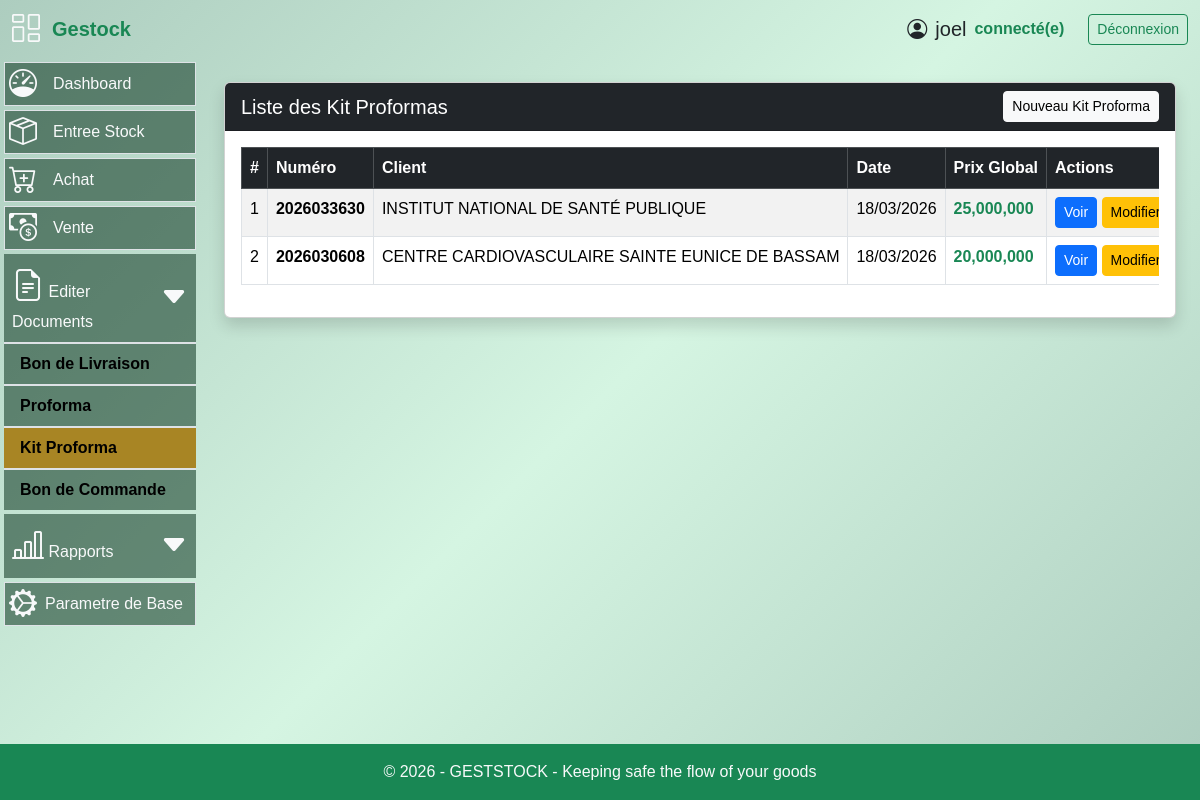
/kit-proforma (signed in), run on an earlier commit of the app's database.
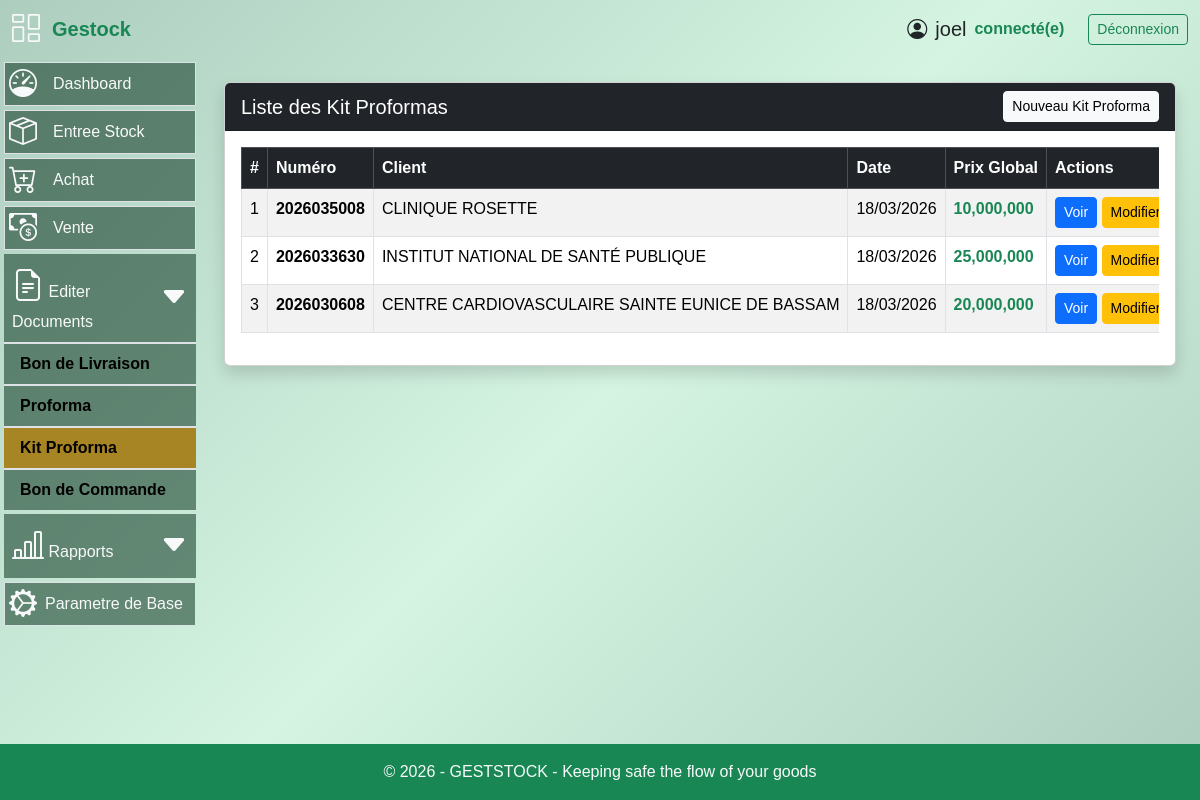
And on a later commit of the database.
### models.py (models this page shows, shortened)
class KitProforma(db.Model):
    id = db.Column(db.Integer, primary_key=True)
    numero = db.Column(db.String(50), unique=True, nullable=False)
    client_id = db.Column(
        db.Integer,
        db.ForeignKey("client.id"),
        nullable=False
    )
    blocs = db.relationship(
    "BlocKit",
    backref="kit",
    cascade="all, delete-orphan"
    )
    date = db.Column(db.DateTime, default=datetime.utcnow)
    attn = db.Column(db.String(100))
    condition_paiement = db.Column(db.String(200))
    delai_livraison = db.Column(db.String(200))
    garantie = db.Column(db.String(200))
    prix_global = db.Column(db.Float)
    client = db.relationship("Client")
    lignes = db.relationship(
        "LigneKitProforma",
        backref="kit",
        cascade="all, delete-orphan"
    )

class Client(db.Model):
    __tablename__ = "client"
    id = db.Column(db.Integer, primary_key=True)
    nom_client = db.Column(db.String(100), nullable=False)
    telephone = db.Column(db.String(30))
    adresse = db.Column(db.String(255), nullable=False)
    attn = db.Column(db.String(255))
    bons_commande = db.relationship(
        "BonCommande",
        back_populates="client",
        cascade="all, delete-orphan"
    )
    bons_livraison = db.relationship(
        "BonLivraison",
        back_populates="client"
    )

### routes.py (the view)
@app.route("/kit-proforma")
@login_required
def list_kit_proforma():
    kits = KitProforma.query.order_by(KitProforma.date.desc()).all()
    return render_template(
        "list_kit.html",
        kits=kits
    )

### routes.py (called while the page is built)
@app.after_request
def disable_cache(response):
    response.headers["Cache-Control"] = "no-store, no-cache, must-revalidate, private"
    response.headers["Pragma"] = "no-cache"
    response.headers["Expires"] = "0"
    return response

@login_manager.user_loader
def load_user(user_id):
    return User.query.get(int(user_id))

@app.context_processor
def utility_processor():
    def is_active(prefix):
        return request.endpoint and prefix in request.endpoint
    return dict(is_active=is_active)

### templates/list_kit.html (shortened to what this page needs)
{% extends "base.html" %}
{% block content %}
<div class="container mt-4">
<div class="card shadow">
<div class="card-header bg-dark text-white d-flex justify-content-between align-items-center">
<h5 class="mb-0">Liste des Kit Proformas</h5>
<a href="{{ url_for('nouveau_kit_proforma') }}" class="btn btn-light btn-sm">
Nouveau Kit Proforma
</a>
</div>
<div class="card-body">
<div class="table-responsive">
<table class="table table-bordered table-striped table-hover">
<thead class="table-dark">
<tr>
<th>#</th>
<th>Numéro</th>
<th>Client</th>
<th>Date</th>
<th>Prix Global</th>
<th>Actions</th>
</tr>
</thead>
<tbody>
{% for kit in kits %}
<tr>
<td>{{ loop.index }}</td>
<td>
<strong>{{ kit.numero }}</strong>
</td>
<td>
{{ kit.client.nom_client }}
</td>
<td>
{{ kit.date.strftime("%d/%m/%Y") }}
</td>
<td class="text-success">
<strong>{{ "{:,.0f}".format(kit.prix_global) }}</strong>
</td>
<td>
<a href="{{ url_for('details_kit_proforma', kit_id=kit.id) }}"
class="btn btn-sm btn-primary">
Voir
</a>
<a href="{{url_for('modifier_kit_proforma', kit_id=kit.id)}}" class="btn btn-sm btn-warning">
Modifier
</a>
</td>
</tr>
{% endfor %}
</tbody>
</table>
</div>
</div>
</div>
</div>
{% endblock %}

What changed in the data, as far as the page shows it:
added KitProforma: numero "2026035008", client.nom_client "CLINIQUE ROSETTE", date "18/03/2026", prix_global "10,000,000"
